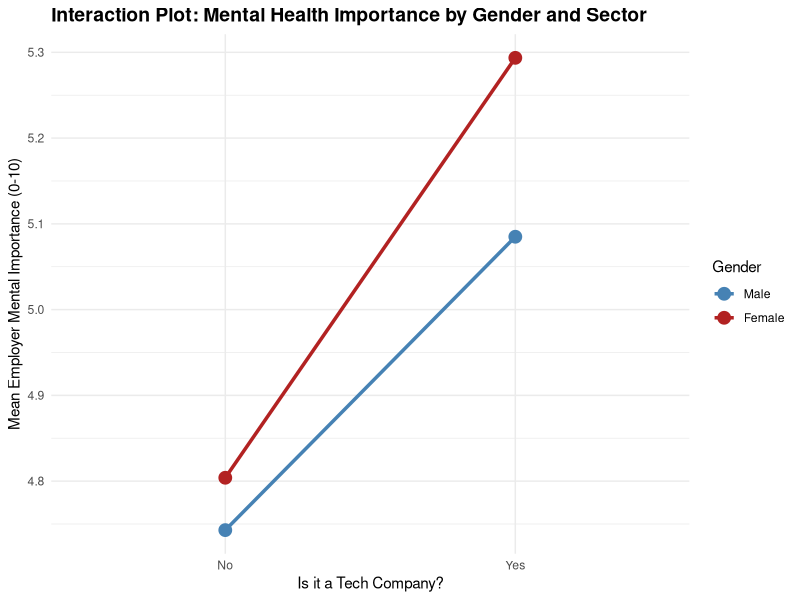

The R script that drew this image:
## ---- chunk 1
knitr::opts_knit$set(root.dir = ".")
knitr::opts_chunk$set(echo = TRUE, warning = FALSE, message = FALSE)
## ---- chunk 2
library(tidyverse)
library(car)
library(knitr)

# Load data and filter strictly for Male and Female
data <- read.csv("dataset/osmi_clean_combined.csv") %>%
  filter(Gender_Category %in% c("Female", "Male")) %>%
  mutate(
    Gender_Category = factor(Gender_Category, levels = c("Male", "Female")),
    Tech_Company_Cat = factor(Tech_Company_Cat, levels = c("No", "Yes"))
  )

cat("Sample size for ANOVA:", nrow(data), "observations\n")

# Calculate means for the interaction plot
interaction_data <- data %>%
  group_by(Gender_Category, Tech_Company_Cat) %>%
  summarise(Mean_Importance = mean(Employer_Mental_Importance, na.rm = TRUE), .groups = 'drop')

kable(interaction_data, digits = 2, caption = "Mean Employer Mental Importance by Group")

# Interaction Plot
ggplot(interaction_data, aes(x = Tech_Company_Cat, y = Mean_Importance, 
                             color = Gender_Category, group = Gender_Category)) +
  geom_line(linewidth = 1.2) +
  geom_point(size = 4) +
  scale_color_manual(values = c("Male" = "steelblue", "Female" = "firebrick")) +
  theme_minimal() +
  labs(
    title = "Interaction Plot: Mental Health Importance by Gender and Sector",
    x = "Is it a Tech Company?",
    y = "Mean Employer Mental Importance (0-10)",
    color = "Gender"
  ) +
  theme(plot.title = element_text(face = "bold", size = 14))
## ---- chunk 3
# Set orthogonal contrasts for Type III ANOVA
options(contrasts = c("contr.sum", "contr.poly"))

# Fit the linear model
anova_model <- lm(Employer_Mental_Importance ~ Gender_Category * Tech_Company_Cat, data = data)

# 1. Normality Test (Shapiro-Wilk)
# Because N > 5000 is not allowed in Shapiro-Wilk, we are safe here with N=989.
shapiro_res <- shapiro.test(resid(anova_model))

# 2. Homoscedasticity Test (Levene's Test)
levene_res <- car::leveneTest(Employer_Mental_Importance ~ Gender_Category * Tech_Company_Cat, data = data)

cat("Shapiro-Wilk Test for Normality:\n")
cat("W =", round(shapiro_res$statistic, 3), ", p-value =", signif(shapiro_res$p.value, 3), "\n\n")
cat("Levene's Test for Homoscedasticity:\n")
cat("F =", round(levene_res$`F value`[1], 3), ", p-value =", round(levene_res$`Pr(>F)`[1], 3), "\n")
## ---- chunk 4
# Type III ANOVA
anova_results <- car::Anova(anova_model, type = 3)
print(anova_results)
